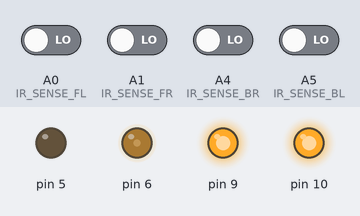
The sketch below on a simulated Arduino Uno, built with avr-gcc and run on an emulated ATmega328P. On the bench: output pins drawn as LEDs (lit = HIGH). Dashed ring = blinking. Inputs (shaded band) come from the test bench; at power-on: A0 (IR_SENSE_FL), A1 (IR_SENSE_FR), A4 (IR_SENSE_BR), A5 (IR_SENSE_BL) LOW.

Above: at 1.3 s.
1.4 s: A0 (IR_SENSE_FL) driven HIGH
At 1.72 s:
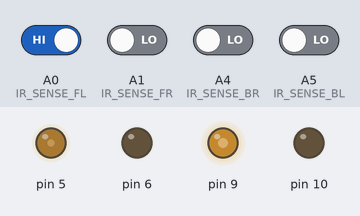
4.4 s: A5 (IR_SENSE_BL) driven HIGH
At 4.8 s:
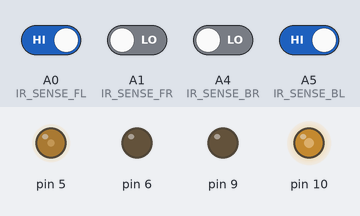
7.4 s: A1 (IR_SENSE_FR) driven HIGH
At 7.58 s:
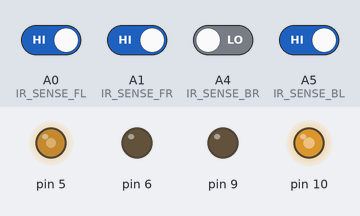
10.4 s: A4 (IR_SENSE_BR) driven HIGH
At 11.1 s:
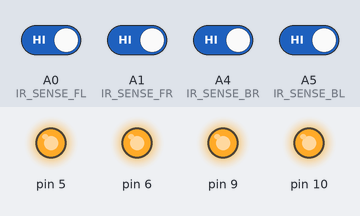
12.1 s: A0 (IR_SENSE_FL) driven LOW
At 12.36 s:
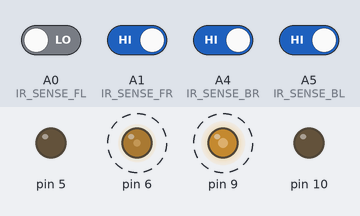
15.1 s: A1 (IR_SENSE_FR) driven LOW
At 18.3 s:
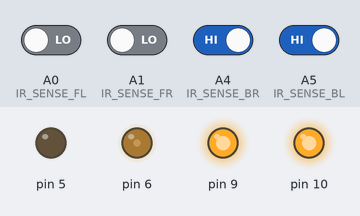
Timing chart, 0 to 19.1 s (numbered marks = the images above; inputs shaded):
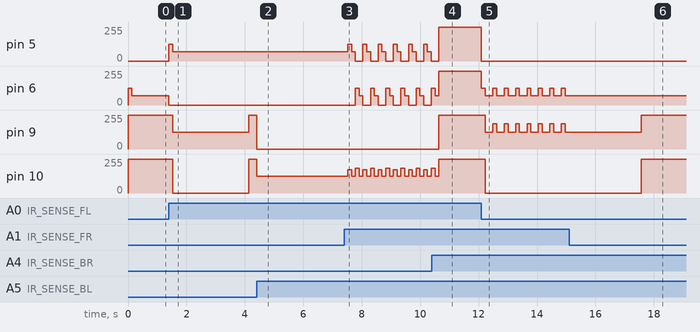

The sketch:

assignment1.ino
```cpp
//#define SERIAL_DEBUG      // Uncomment to enable serial output
//#define USING_INTERRUPTS  // uncomment this to switch to using interrupts, couldn't get transistor AND gate working
//#define DONT_MOVE

// Motor control pins
// Must be PWM capable
#define FB1         (6)
#define FB2         (5)
#define LR1         (9)
#define LR2         (10)

#ifdef USING_INTERRUPTS
// IR sensors are active low, AND them all
// together and use output for interrupt
#define IR_INT      (2)
#endif

#define IR_SENSE_FL (A0)    // General IR input
#define IR_SENSE_FR (A1)
#define IR_SENSE_BL (A5)
#define IR_SENSE_BR (A4)


#define IRSTATUS_CLEAR              (0u)
#define IRSTATUS_FRONT_RIGHT        (1 << 0)
#define IRSTATUS_FRONT_LEFT         (1 << 1)
#define IRSTATUS_BACK_RIGHT         (1 << 3)
#define IRSTATUS_BACK_LEFT          (1 << 4)

#define IRSTATUS_FRONT_EDGE         (IRSTATUS_FRONT_LEFT | IRSTATUS_FRONT_RIGHT)
#define IRSTATUS_BACK_EDGE          (IRSTATUS_BACK_LEFT | IRSTATUS_BACK_RIGHT)
#define IRSTATUS_LEFT_EDGE          (IRSTATUS_FRONT_LEFT | IRSTATUS_BACK_LEFT)
#define IRSTATUS_RIGHT_EDGE         (IRSTATUS_FRONT_RIGHT | IRSTATUS_BACK_RIGHT)

#define IRSTATUS_FRONT_RIGHT_EDGES  (IRSTATUS_FRONT_EDGE | IRSTATUS_BACK_RIGHT)
#define IRSTATUS_FRONT_LEFT_EDGES   (IRSTATUS_FRONT_EDGE | IRSTATUS_BACK_LEFT)
#define IRSTATUS_BACK_RIGHT_EDGES   (IRSTATUS_BACK_EDGE | IRSTATUS_FRONT_RIGHT)
#define IRSTATUS_BACK_LEFT_EDGES    (IRSTATUS_BACK_EDGE | IRSTATUS_FRONT_LEFT)

#define IRSTATUS_TRAPPED            (15u)

#define DIRECTION_NONE              (0u)
#define DIRECTION_LEFT              (1 << 0)
#define DIRECTION_RIGHT             (1 << 1)
#define DIRECTION_FORWARD           (1 << 2)
#define DIRECTION_REVERSE           (1 << 3)
#define DIRECTION_UNDEFINED         (1 << 7)

#define RIGHT_TURN_PWM (185)
//#define RIGHT_TURN_PWM (200)
#define LEFT_TURN_PWM (200)
//#define TURN_DELAY (100)
#define TURN_DELAY (0)
#define SPEED_PWM (70)

// When running the motors at a low speed, need to start with a higher PWM to avoid stalling
//#define KICKSTART_PWM   100
//#define KICKSTART_PWM   150
#define KICKSTART_PWM   (125)
#define KICKSTART_DELAY (255 - KICKSTART_PWM)

#define TURN_KICKSTART_PWM  (255)
#define TURN_KICKSTART_DELAY (255 - TURN_KICKSTART_PWM)

class MotorControl
{
private:
    uint8_t outA;
    uint8_t outB;

    int16_t pwm;
    bool brakeStatus;

    uint8_t kickstartPwm;
    uint8_t kickstartDelay;

public:
    MotorControl(uint8_t outA, uint8_t outB)
    {
        this->kickstartPwm = KICKSTART_PWM;
        this->kickstartDelay = KICKSTART_DELAY;

        this->outA = outA;
        this->outB = outB;

        pinMode(this->outA, OUTPUT);
        pinMode(this->outB, OUTPUT);

        brake();
    }

    MotorControl(uint8_t outA, uint8_t outB, uint8_t kickstartPwm, uint8_t kickstartDelay) : MotorControl(outA, outB)
    {
        this->kickstartPwm = kickstartPwm;
        this->kickstartDelay = kickstartDelay;
    }

    inline void resume() { this->forward(); }

    inline void forward() { this->forward(this->pwm); }
    inline void forward(int16_t pwm)
    {
        if (pwm == 0) {
            this->brake();
            return;
        }
        if (pwm < 0) {
            reverse(pwm * -1);
            return;
        }
        this->pwm = pwm & 0xFF;

        digitalWrite(this->outB, LOW);
        analogWrite(this->outA, KICKSTART_PWM);
        delay(KICKSTART_DELAY);
        analogWrite(this->outA, pwm & 0xFF);
        this->brakeStatus = false;
    }

    inline void reverse() { this->forward(this->pwm * -1); }
    inline void reverse(int16_t pwm)
    {
        if (pwm < 0) {
            forward(pwm * -1);
            return;
        }
        this->pwm = (pwm & 0xFF) * -1;
        digitalWrite(this->outA, LOW);
        analogWrite(this->outB, KICKSTART_PWM);
        delay(KICKSTART_DELAY);
        analogWrite(this->outB, pwm & 0xFF);
        this->brakeStatus = false;
    }

    inline void brake()
    {
        digitalWrite(this->outA, HIGH);
        digitalWrite(this->outB, HIGH);
        this->brakeStatus = true;
    }

    inline void standby()
    {
        digitalWrite(this->outA, LOW);
        digitalWrite(this->outB, LOW);
    }

    inline bool getBrakeStatus() { return this->brakeStatus; }
    inline int16_t getPwm() { return this->pwm; }
};

uint8_t getIRStatus()
{
    uint8_t state = IRSTATUS_CLEAR;
    if (digitalRead(IR_SENSE_FL)) {
        state |= IRSTATUS_FRONT_LEFT;
    }
    if (digitalRead(IR_SENSE_FR)) {
        state |= IRSTATUS_FRONT_RIGHT;
    }
    if (digitalRead(IR_SENSE_BL)) {
        state |= IRSTATUS_BACK_LEFT;
    }
    if (digitalRead(IR_SENSE_BR)) {
        state |= IRSTATUS_BACK_RIGHT;
    }
    return state;
}

void printIRStatus(uint8_t status)
{
    bool any = false;
    bool first = true;

#ifdef SERIAL_DEBUG
    if (status == IRSTATUS_CLEAR) {
        Serial.println("CLEAR");
        return;
    }

    if (status & IRSTATUS_FRONT_LEFT) {
        any = true;
        Serial.print("FL");
        first = false;
    }
    if (status & IRSTATUS_FRONT_RIGHT) {
        any = true;
        if (first) {
            first = false;
        }
        else {
            Serial.print(" | ");
        }
        Serial.print("FR");
    }
    if (status & IRSTATUS_BACK_LEFT) {
        any = true;
        if (first) {
            first = false;
        }
        else {
            Serial.print(" | ");
        }
        Serial.print("BL");
    }
    if (status & IRSTATUS_BACK_RIGHT) {
        any = true;
        if (first) {
            first = false;
        }
        else {
            Serial.print(" | ");
        }
        Serial.print("BR");
    }
    if (any) {
        Serial.println();
    }
#endif
}

#ifdef USING_INTERRUPTS
bool interrupted;
bool handled;
#endif
uint16_t lastStatus;
uint8_t lastDirection;
MotorControl *mcForwardBackward;
MotorControl *mcLeftRight;

#ifdef USING_INTERRUPTS
void IR_ISR()   // interrupt service routine when an IR sensor goes active
{
    mcForwardBackward->brake();
    mcLeftRight->brake();
    interrupted = true;
    handled = false;
}
#endif

void setup()
{
#ifdef SERIAL_DEBUG
    Serial.begin(115200);
#endif

    mcForwardBackward = new MotorControl(FB1, FB2);
    mcLeftRight = new MotorControl(LR1, LR2, TURN_KICKSTART_PWM, TURN_KICKSTART_DELAY);

    pinMode(IR_SENSE_FL, INPUT);
    pinMode(IR_SENSE_FR, INPUT);
    pinMode(IR_SENSE_BL, INPUT);
    pinMode(IR_SENSE_BR, INPUT);

#ifdef USING_INTERRUPTS
    interrupted = false;
    handled = false;

    pinMode(IR_INT, INPUT);
    attachInterrupt(digitalPinToInterrupt(IR_INT), IR_ISR, FALLING);
#endif

    lastDirection = DIRECTION_FORWARD;
    mcLeftRight->brake();
#ifdef DONT_MOVE
    mcForwardBackward->brake();
#else
    mcForwardBackward->forward(SPEED_PWM);
#endif
}

// left = forward
// right = reverse

void loop()
{
#ifdef DONT_MOVE
    return;
#endif

#ifdef USING_INTERRUPTS
    if (!interrupted) {
        return;
    }
    if (handled) {
        return;
    }
#endif

    uint8_t direction = DIRECTION_UNDEFINED;
    uint16_t ir_status;

#ifdef SERIAL_DEBUG
    ir_status = getIRStatus();
    printIRStatus(ir_status);
#endif
    if ((ir_status = getIRStatus()) != IRSTATUS_CLEAR) {
#ifndef USING_INTERRUPTS
        //mcForwardBackward->brake();
#endif
        switch (ir_status) {
        // corner cases
        case IRSTATUS_FRONT_LEFT:
            if (mcForwardBackward->getPwm() >= 0) {
                mcForwardBackward->reverse(SPEED_PWM);
                direction = DIRECTION_REVERSE;
                if (lastDirection & DIRECTION_LEFT) {
                    mcLeftRight->reverse(RIGHT_TURN_PWM);
                    direction |= DIRECTION_RIGHT;
                }
                else {
                    mcLeftRight->forward(LEFT_TURN_PWM);
                    direction |= DIRECTION_LEFT;
                }
                delay(TURN_DELAY);
            }
            break;
        case IRSTATUS_FRONT_RIGHT:
            if (mcForwardBackward->getPwm() >= 0) {
                mcForwardBackward->reverse(SPEED_PWM);
                direction = DIRECTION_REVERSE;
                if (lastDirection & DIRECTION_RIGHT) {
                    mcLeftRight->forward(LEFT_TURN_PWM);
                    direction |= DIRECTION_LEFT;
                }
                else {
                    mcLeftRight->reverse(RIGHT_TURN_PWM);
                    direction |= DIRECTION_RIGHT;
                }
                delay(TURN_DELAY);
            }
            break;
        case IRSTATUS_BACK_LEFT:
            if (mcForwardBackward->getPwm() <= 0) {
                mcForwardBackward->forward(SPEED_PWM);
                direction = DIRECTION_FORWARD;
                if (lastDirection & DIRECTION_RIGHT) {
                    mcLeftRight->forward(LEFT_TURN_PWM);
                    direction |= DIRECTION_LEFT;
                }
                else {
                    mcLeftRight->reverse(RIGHT_TURN_PWM);
                    direction |= DIRECTION_RIGHT;
                }
                delay(TURN_DELAY);
            }
            break;
        case IRSTATUS_BACK_RIGHT:
            if (mcForwardBackward->getPwm() <= 0) {
                mcForwardBackward->forward(SPEED_PWM);
                direction = DIRECTION_FORWARD;
                if (lastDirection & DIRECTION_LEFT) {
                    mcLeftRight->reverse(RIGHT_TURN_PWM);
                    direction |= DIRECTION_RIGHT;
                }
                else {
                    mcLeftRight->forward(LEFT_TURN_PWM);
                    direction |= DIRECTION_LEFT;
                }
                delay(TURN_DELAY);
            }
            break;

        // edge cases
        case IRSTATUS_FRONT_EDGE:
            if (mcForwardBackward->getPwm() >= 0) {
                mcForwardBackward->reverse(SPEED_PWM);
                mcLeftRight->brake();
                direction = DIRECTION_REVERSE;
            }
            break;
        case IRSTATUS_BACK_EDGE:
            if (mcForwardBackward->getPwm() <= 0) {
                mcForwardBackward->forward(SPEED_PWM);
                mcLeftRight->brake();
                direction = DIRECTION_FORWARD;
            }
            break;
        case IRSTATUS_LEFT_EDGE:    // swap forwards / reverse?
            mcLeftRight->reverse(RIGHT_TURN_PWM);
            direction &= ~(DIRECTION_LEFT | DIRECTION_RIGHT);
            direction |= DIRECTION_RIGHT;
            delay(TURN_DELAY);
            break;
        case IRSTATUS_RIGHT_EDGE:
            mcLeftRight->forward(LEFT_TURN_PWM);
            direction &= ~(DIRECTION_LEFT | DIRECTION_RIGHT);
            direction |= DIRECTION_LEFT;
            delay(TURN_DELAY);
            break;

        // 2 edges
        case IRSTATUS_FRONT_LEFT_EDGES: // reverse and go right
#if 0
            mcForwardBackward->brake();
#else
            mcForwardBackward->reverse(SPEED_PWM);
            mcLeftRight->reverse(RIGHT_TURN_PWM);
            delay(TURN_DELAY / 2);
            mcForwardBackward->reverse();
            direction = DIRECTION_REVERSE | DIRECTION_RIGHT;
#endif
            break;
        case IRSTATUS_FRONT_RIGHT_EDGES:
#if 0
            mcForwardBackward->brake();
#else
            mcForwardBackward->reverse(SPEED_PWM);
            mcLeftRight->forward(LEFT_TURN_PWM);
            delay(TURN_DELAY / 2);
            mcForwardBackward->reverse();
            direction = DIRECTION_REVERSE | DIRECTION_LEFT;
            //mcLeftRight->reverse(TURN_PWM);
            //mcForwardBackward->reverse();
#endif
            break;
        case IRSTATUS_BACK_LEFT_EDGES:
            mcForwardBackward->forward(SPEED_PWM);
            mcLeftRight->reverse(RIGHT_TURN_PWM);
            direction = DIRECTION_FORWARD | DIRECTION_RIGHT;
            delay(TURN_DELAY);
            break;
        case IRSTATUS_BACK_RIGHT_EDGES:
            mcForwardBackward->forward(SPEED_PWM);
            mcLeftRight->forward(LEFT_TURN_PWM);
            direction = DIRECTION_FORWARD | DIRECTION_LEFT;
            delay(TURN_DELAY);
            break;

        case IRSTATUS_FRONT_LEFT | IRSTATUS_BACK_RIGHT:
            direction = DIRECTION_NONE;
            if (lastDirection & DIRECTION_FORWARD) {
                mcForwardBackward->reverse(SPEED_PWM);
                direction |= DIRECTION_REVERSE;
            }
            else {
                mcForwardBackward->forward(SPEED_PWM);
                direction |= DIRECTION_FORWARD;
            }
            if (lastDirection & DIRECTION_RIGHT) {
                mcLeftRight->forward(LEFT_TURN_PWM);
                direction |= DIRECTION_LEFT;
                delay(TURN_DELAY);
            }
            else {
                mcLeftRight->reverse(RIGHT_TURN_PWM);
                direction |= DIRECTION_RIGHT;
                delay(TURN_DELAY);
            }
            break;
        case IRSTATUS_FRONT_RIGHT | IRSTATUS_BACK_LEFT:
            direction = DIRECTION_NONE;
            if (lastDirection & DIRECTION_FORWARD) {
                mcForwardBackward->reverse(SPEED_PWM);
                direction |= DIRECTION_REVERSE;
            }
            else {
                mcForwardBackward->forward(SPEED_PWM);
                direction |= DIRECTION_FORWARD;
            }
            if (lastDirection & DIRECTION_LEFT) {
                mcLeftRight->reverse(RIGHT_TURN_PWM);
                direction |= DIRECTION_RIGHT;
                delay(TURN_DELAY);
            }
            else {
                mcLeftRight->forward(LEFT_TURN_PWM);
                direction |= DIRECTION_LEFT;
                delay(TURN_DELAY);
            }
            break;

        case IRSTATUS_TRAPPED:
            // Trapped, nowhere to move, will resume if relocated
            break;
        default:
            mcForwardBackward->brake();
            mcLeftRight->brake();
            break;
        }
        //mcLeftRight->brake();
        //mcForwardBackward->resume();
    }
    if (!mcLeftRight->getBrakeStatus()) {
        if (mcLeftRight->getPwm() > 0) {
            mcLeftRight->forward(mcLeftRight->getPwm() - 10);
        }
        else if (mcLeftRight->getPwm() < 0) {
            mcLeftRight->forward(mcLeftRight->getPwm() + 10);
        }
        else {
            mcLeftRight->brake();
        }
    }

    if (direction != DIRECTION_UNDEFINED) {
        lastDirection = direction;
    }

#ifdef USING_INTERRUPTS
    handled = true;
#endif
}
```

Measured:
- after the input at 1.4 s, pin 5: 0/255 → 125/255 at once, → 70/255 0.13 s later; pin 6: 70/255 → 0/255 at once; pin 9: 255/255 → 125/255 after 0.13 s, → 255/255 2.6 s later; pin 10: 255/255 → 0/255 after 0.13 s, → 255/255 2.6 s later
- after the input at 4.4 s, pin 9: 255/255 → 0/255 at once; pin 10: 255/255 → 125/255 at once
- after the input at 7.4 s, pin 5: 70/255 → 125/255 after 0.12 s, then repeats every 0.52 s: 70/255 0.13 s, 0/255 0.26 s, 125/255 0.13 s; pin 6: 0/255 → 125/255 after 0.38 s, then repeats every 0.52 s: 70/255 0.13 s, 0/255 0.26 s, 125/255 0.13 s
- after the input at 10.4 s, pin 9: 0/255 → 255/255 after 0.24 s
- after the input at 12.1 s, pin 5: 255/255 → 0/255 at once; pin 6: alternates 125/255 for 0.13 s and 70/255 for 0.26 s, starting at once; pin 9: alternates 190/255 for 0.13 s and 125/255 for 0.26 s, starting after 0.13 s; pin 10: 255/255 → 0/255 after 0.13 s
- after the input at 15.1 s, pin 6: stops changing and stays 70/255; pin 10: 0/255 → 255/255 after 2.5 s
